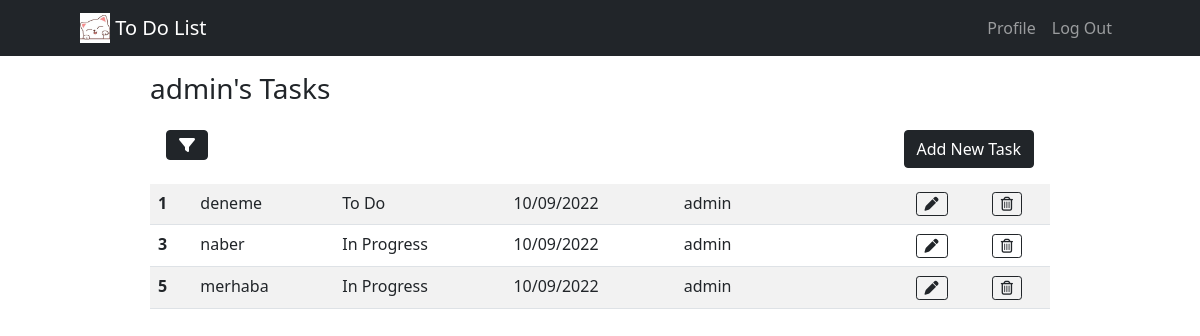
The app's page /profile.php (signed in) with its own data.
### tables this page shows
CREATE TABLE "tasks" (
	"id"	INTEGER NOT NULL,
	"taskName"	TEXT NOT NULL,
	"status"	TEXT NOT NULL,
	"date"	TEXT NOT NULL,
	"userId"	INTEGER NOT NULL,
	PRIMARY KEY("id" AUTOINCREMENT)
);

CREATE TABLE "users" (
	"id"	INTEGER NOT NULL,
	"username"	TEXT NOT NULL UNIQUE,
	"password"	TEXT NOT NULL,
	PRIMARY KEY("id" AUTOINCREMENT)
);

### filterTaskProfile.php (called while the page is built)
<?php
if(!empty($_POST['ProfilProcess'])){
    $process = $_POST['ProfilProcess'];
    $d = $db->prepare("SELECT * FROM tasks where userId=:id AND status= :status");
    $d->execute(array('id'=>$_SESSION['ID'],'status' => $process));
    $db_tasks = $d->fetchAll();
}
elseif(empty($_POST['ProfilProcess']) ){
    $d = $db->prepare("SELECT * FROM tasks where userId=:id");
    $d->execute(array('id'=>$_SESSION['ID']));
    $db_tasks = $d->fetchAll();
}
?>

### profile.php (the view, shortened to what this page needs)
<?php
require("database.php");
include("filterTaskProfile.php");
include("navbar.php");
?>
<!DOCTYPE html>
<html lang="tr">
  <head>
      <link rel="stylesheet" href="bootstrap/css/bootstrap.min.css">
      <link rel="stylesheet" href="https://cdnjs.cloudflare.com/ajax/libs/font-awesome/6.1.1/css/all.min.css">
  </head>
  <body>
    <div class="mx-auto w-75">
      <div class="mt-3" >
      <h3><?php echo $_SESSION['USERNAME'];?>'s Tasks</h3>
      </div>
      <div >
          <button  type="button" class="btn btn-dark m-3 " data-bs-toggle="modal" data-bs-target="#myFilterModalProfile"><i class="fa-solid fa-filter"></i></button>
          <button name="addSubmit" type="button" class="btn btn-dark m-3 float-end" data-bs-toggle="modal" data-bs-target="#myModal">Add New Task</button>
      </div>
      <div class="todo-list">
        <table class="table table-striped table-hover">
        <tbody>
        <?php
        foreach ($db_tasks as $key) {
          $q = $db->prepare("SELECT username FROM users where id=:userId");
          $q->execute(array('userId' => $key["userId"]));
          $db_user = $q->fetch();
        echo "<tr><th scope='row'>".$key["id"]."</th>
        <td>".$key["taskName"]."</td>
        <td>".$key["status"]."</td>
        <td>".$key["date"]."</td>
        <td>".$db_user["username"]."</td>
        <td><input id='taskId' type='hidden' value='".$key['id']."'></td>
        <td><div class='float-end' style='margin-right: 20px;'>
        <button class='btn btn-outline-dark btn-sm' id='editSubmit' type='button' title='Edit' data-bs-toggle='modal' data-bs-target='#myEditModal'onmouseenter='getCurrentTaskId(this)'>
        <i class='fa-solid fa-pen'></i>
        </button>
        <button class='btn btn-outline-dark btn-sm' style='margin-left: 40px;' id='deleteSubmit' type='button' title='Sil' onclick=location.href='deleteTask.php?id=".$key['id']."'>
        <i class='far fa-trash-alt' ></i>
        </button></div>
        </td></tr>";
        }
        ?>
        </tbody>
        </table>
      </div>
    </div>
  </body>
</html>

### records on screen
tasks: id "1", taskName "deneme", status "To Do", date "10/09/2022", userId.username "admin"
tasks: id "3", taskName "naber", status "In Progress", date "10/09/2022", userId.username "admin"
tasks: id "5", taskName "merhaba", status "In Progress", date "10/09/2022", userId.username "admin"

### other values on screen
$_SESSION['USERNAME'] "admin"
